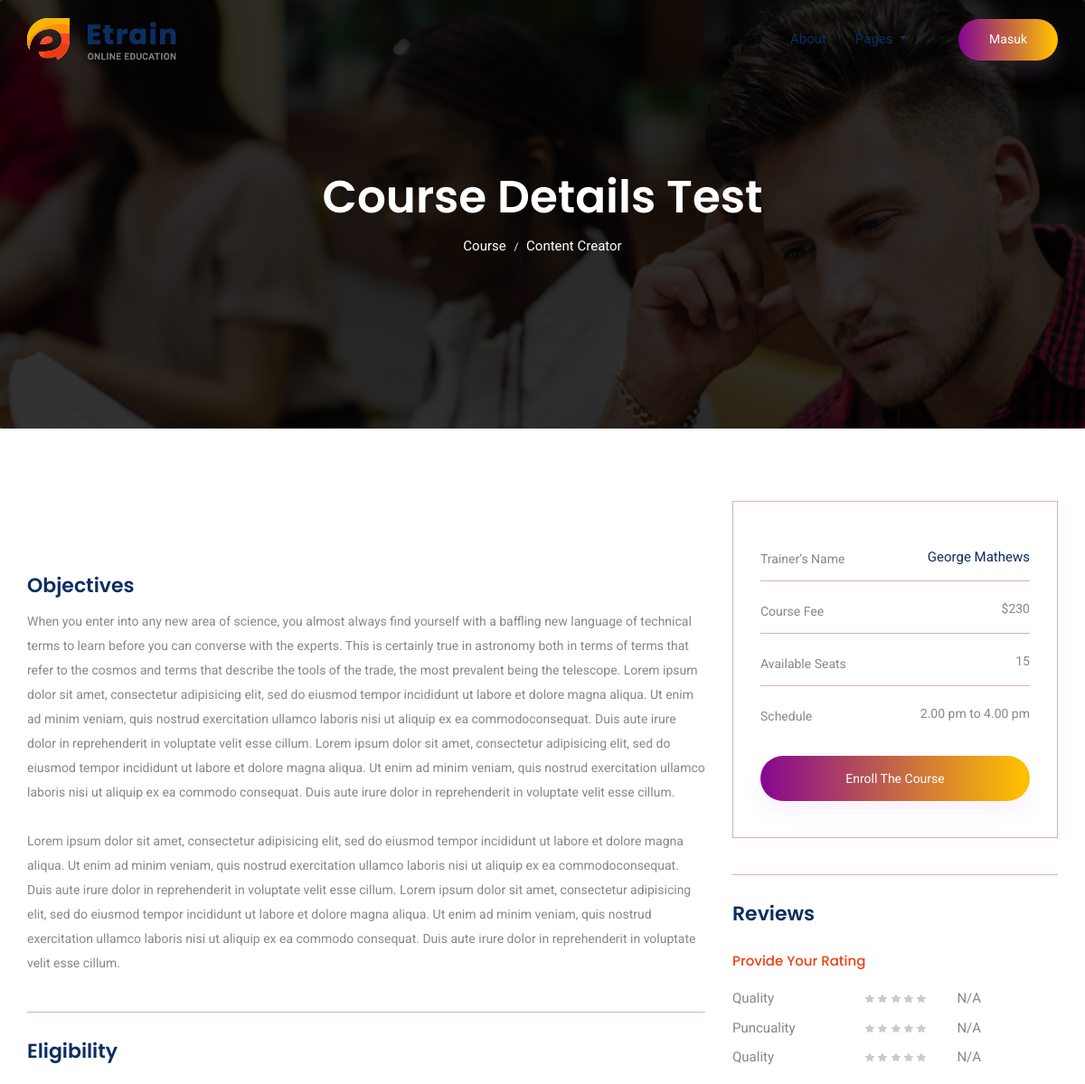
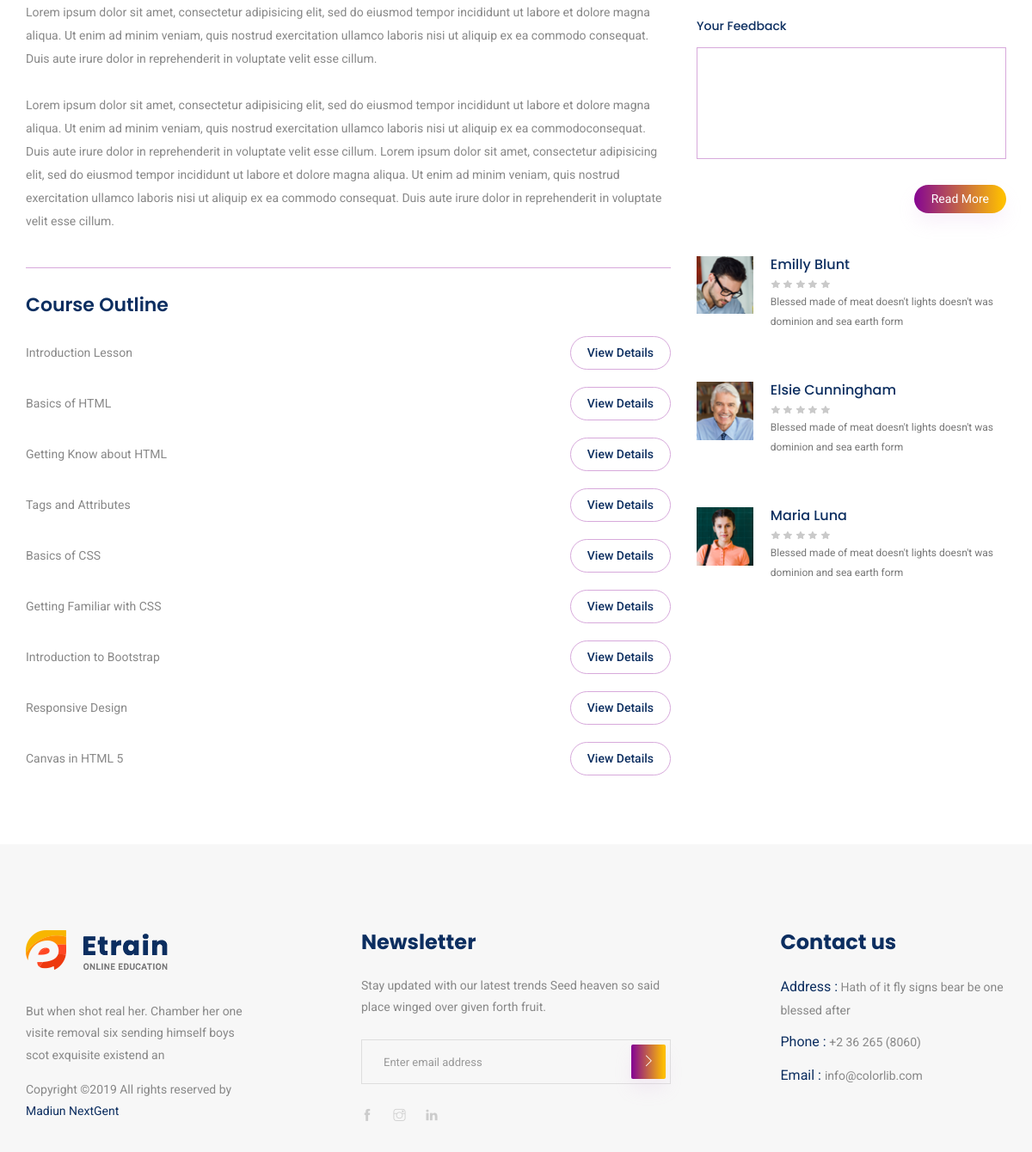
The page /Course-Details-Test on the database its author committed (2 pictures, top to bottom).
### tables this page shows
CREATE TABLE `course` (
  `course_id` int(11) NOT NULL,
  `image_course` varchar(1000) DEFAULT NULL,
  `preview` varchar(1000) DEFAULT NULL,
  `objective` varchar(1000) DEFAULT NULL,
  `eligibility` varchar(1000) DEFAULT NULL,
  `outline` varchar(1000) DEFAULT NULL,
  `create_time` time DEFAULT NULL,
  `update_time` time DEFAULT NULL,
  `create_by` varchar(50) DEFAULT NULL,
  `update_by` varchar(50) DEFAULT NULL,
  `ip_address` varchar(15) DEFAULT NULL,
  `title` varchar(50) DEFAULT NULL,
  `kategori` varchar(50) DEFAULT NULL,
  `index_course` varchar(200) DEFAULT NULL
);

### application/views/course_detail.php (the view, shortened to what the rows shown need)
<section class="breadcrumb breadcrumb_bg">
    <div class="container">
        <div class="row">
            <div class="col-lg-12">
                <div class="breadcrumb_iner text-center">
                    <div class="breadcrumb_iner_item">
                        <h2><?php echo $course_title ?></h2>
                        <p>Course <span>/</span> <?php echo $course_kategori ?> </p>
                    </div>
                </div>
            </div>
        </div>
    </div>
</section>
<section class="course_details_area section_padding">
    <div class="container">
        <div class="row">
            <div class="col-lg-8 course_details_left">
                <div class="content_wrapper">
                    <h4 class="title_top">Objectives</h4>
                    <div class="content">
                        <?php echo $course_objective ?>
                        <br>
                        <br>
                        Lorem ipsum dolor sit amet, consectetur adipisicing elit, sed do eiusmod tempor
                        incididunt ut labore et dolore
                        magna aliqua. Ut enim ad minim veniam, quis nostrud exercitation ullamco laboris nisi
                        ut aliquip ex ea
                        commodoconsequat. Duis aute irure dolor in reprehenderit in voluptate velit esse
                        cillum. Lorem ipsum dolor sit
                        amet, consectetur adipisicing elit, sed do eiusmod tempor incididunt ut labore et
                        dolore magna aliqua. Ut enim
                        ad minim veniam, quis nostrud exercitation ullamco laboris nisi ut aliquip ex ea
                        commodo consequat. Duis aute
                        irure dolor in reprehenderit in voluptate velit esse cillum.
                    </div>
                    <h4 class="title">Eligibility</h4>
                    <div class="content">
                        Lorem ipsum dolor sit amet, consectetur adipisicing elit, sed do eiusmod tempor
                        incididunt ut labore et dolore
                        magna aliqua. Ut enim ad minim veniam, quis nostrud exercitation ullamco laboris nisi
                        ut aliquip ex ea commodo
                        consequat. Duis aute irure dolor in reprehenderit in voluptate velit esse cillum.
                        <br>
                        <br>
                        Lorem ipsum dolor sit amet, consectetur adipisicing elit, sed do eiusmod tempor
                        incididunt ut labore et dolore
                        magna aliqua. Ut enim ad minim veniam, quis nostrud exercitation ullamco laboris nisi
                        ut aliquip ex ea
                        commodoconsequat. Duis aute irure dolor in reprehenderit in voluptate velit esse
                        cillum. Lorem ipsum dolor sit
                        amet, consectetur adipisicing elit, sed do eiusmod tempor incididunt ut labore et
                        dolore magna aliqua. Ut enim
                        ad minim veniam, quis nostrud exercitation ullamco laboris nisi ut aliquip ex ea
                        commodo consequat. Duis aute
                        irure dolor in reprehenderit in voluptate velit esse cillum.
                    </div>
                    <h4 class="title">Course Outline</h4>
                    <div class="content">
                        <ul class="course_list">
                        </ul>
                    </div>
                </div>
            </div>
        </div>
    </div>
</section>

### rows shown on the page
course: title "Course Details Test", kategori "Content Creator", objective "When you enter into any new area of science, you almost always find yourself with a baffling new language of technical terms to learn before you can converse with the experts. This is certainly true in astronomy both in terms of terms that refer to the cosmos and terms that describe the tools of the trade, the most prevalent being the telescope. Lorem ipsum dolor sit amet, consectetur adipisicing elit, sed do eiusmod tempor incididunt ut labore et dolore magna aliqua. Ut enim ad minim veniam, quis nostrud exercitation ullamco laboris nisi ut aliquip ex ea commodoconsequat. Duis aute irure dolor in reprehenderit in voluptate velit esse cillum. Lorem ipsum dolor sit amet, consectetur…"
